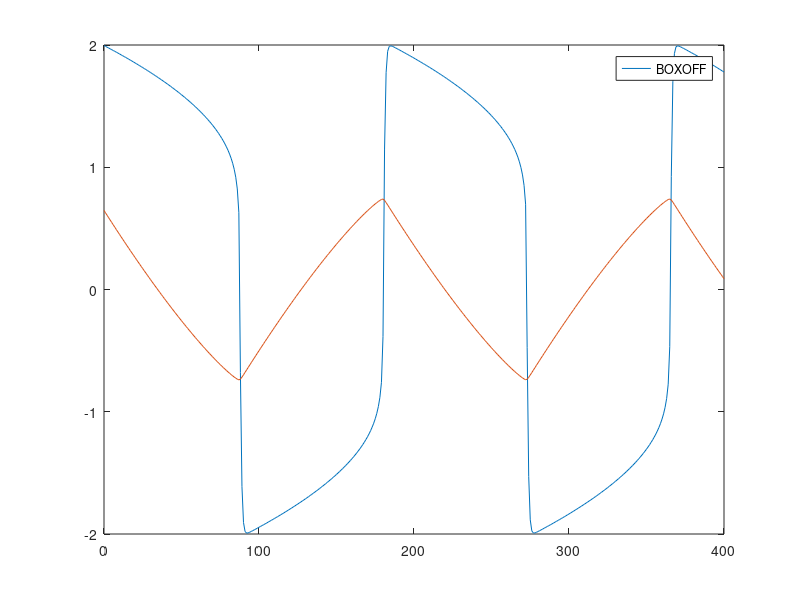

This figure's MATLAB source:
t = 400;
h = 1;
tspan = 0: h: t;
epsilon = 0.01;
x0 = 2;
a0 = 2 / 3;
n_iterations = 10;

X = zeros(size(tspan));
A = zeros(size(tspan));
x = x0;
a = a0;
k = 1;
for t = tspan
    x_next = x + h * (-x.^3 / 3 + x + a);
    a_next = a + h * (-epsilon * x);
    x_a = [x_next; a_next];

    n = 0;
    while n < n_iterations
        q = [h / 3 * x_next.^3 + (1 - h) * x_next - h * a_next - x;
            epsilon * h * x_next + a_next - a];

        J = [h * x_next.^2 + 1 - h, -h; epsilon * h, 1];

        x_a = x_a - J \ q;
        x_next = x_a(1);
        a_next = x_a(2);
        n = n + 1;
    end

    x = x_next;
    a = a_next;
    X(k) = x;
    A(k) = a;
    k = k + 1;
end

plot(tspan, X);
hold on;
plot(tspan, A);
legend('x(t)', 'alpha(t)');
legend BOXOFF;
